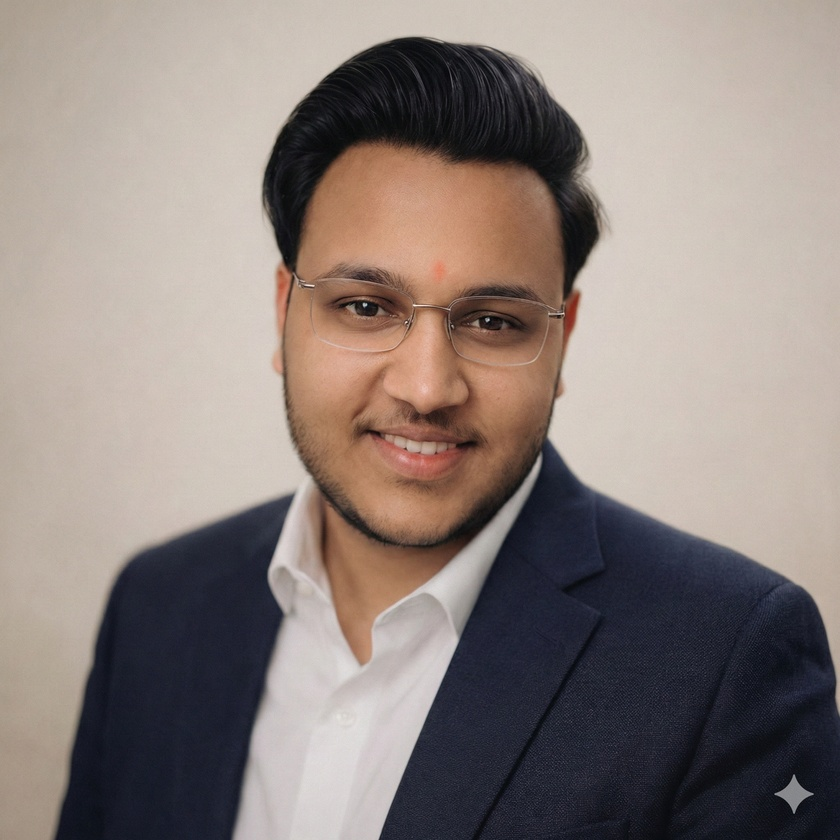
#> input picture output.jpeg, 840 x 840 px, shrunk from 2048 x 2048 before the run
$ python grayscale.py
#> lines starting #> are read from the running program, lines starting #| are printed output that depends on the picture
import cv2
image = cv2.imread("output.jpeg")
#> image is the input picture: shape (840, 840, 3); mean B, G, R 124.9, 130, 141.9

gray = cv2.cvtColor(image, cv2.COLOR_BGR2GRAY)
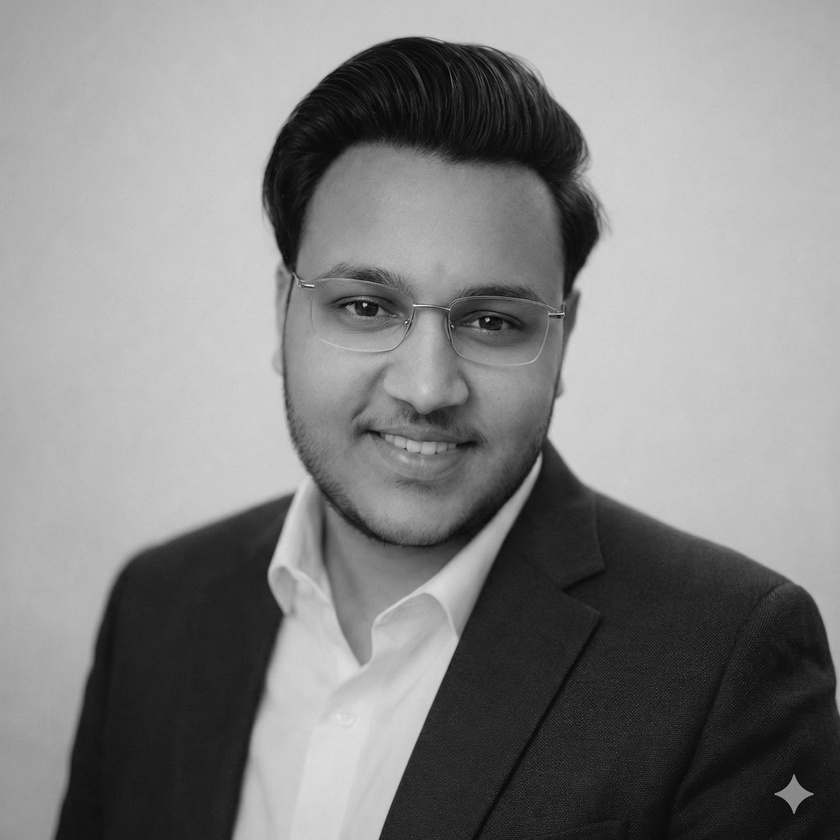
#> gray: shape (840, 840); min 4, max 243, mean 133
cv2.imshow("Grayscale Image" , gray)
cv2.waitKey(0)
cv2.destroyAllWindows()
